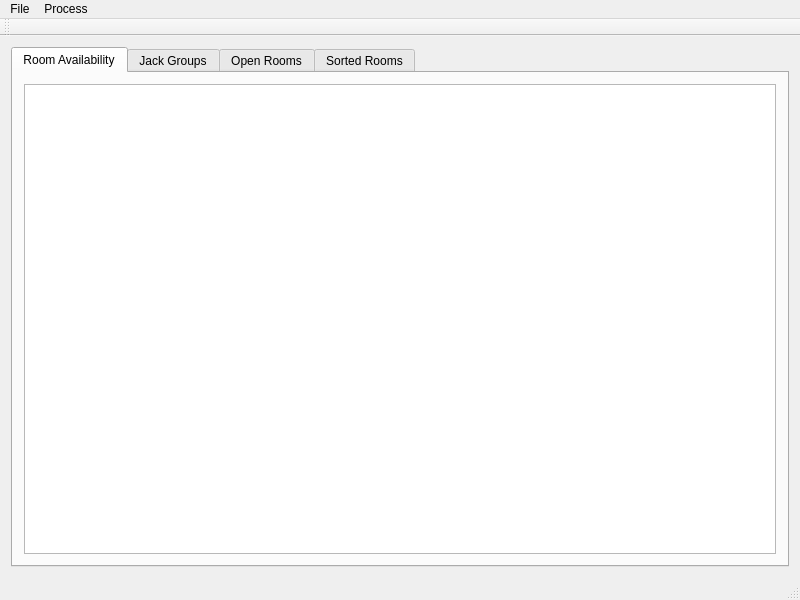
<?xml version="1.0" encoding="UTF-8"?>
<ui version="4.0">
 <class>MainWindow</class>
 <widget class="QMainWindow" name="MainWindow">
  <property name="geometry">
   <rect>
    <x>0</x>
    <y>0</y>
    <width>800</width>
    <height>600</height>
   </rect>
  </property>
  <property name="windowTitle">
   <string>Baker Room Draw</string>
  </property>
  <widget class="QWidget" name="centralWidget">
   <layout class="QVBoxLayout" name="verticalLayout">
    <item>
     <widget class="QTabWidget" name="tabWidget">
      <property name="currentIndex">
       <number>0</number>
      </property>
      <widget class="QWidget" name="roomAvailabilityTab">
       <attribute name="title">
        <string>Room Availability</string>
       </attribute>
       <layout class="QVBoxLayout" name="verticalLayout_2">
        <item>
         <widget class="QTableWidget" name="roomAvailabilityTable"/>
        </item>
       </layout>
      </widget>
      <widget class="QWidget" name="jackGroupTab">
       <attribute name="title">
        <string>Jack Groups</string>
       </attribute>
       <layout class="QVBoxLayout" name="verticalLayout_3">
        <item>
         <widget class="QTableWidget" name="jackGroupTable"/>
        </item>
       </layout>
      </widget>
      <widget class="QWidget" name="openRoomsTab">
       <attribute name="title">
        <string>Open Rooms</string>
       </attribute>
       <layout class="QVBoxLayout" name="verticalLayout_4">
        <item>
         <widget class="QTableWidget" name="openRoomsTable"/>
        </item>
       </layout>
      </widget>
      <widget class="QWidget" name="sortedRoomsTab">
       <attribute name="title">
        <string>Sorted Rooms</string>
       </attribute>
       <layout class="QVBoxLayout" name="verticalLayout_5">
        <item>
         <widget class="QTableWidget" name="sortedRoomsTable"/>
        </item>
       </layout>
      </widget>
     </widget>
    </item>
   </layout>
  </widget>
  <widget class="QMenuBar" name="menuBar">
   <property name="geometry">
    <rect>
     <x>0</x>
     <y>0</y>
     <width>800</width>
     <height>21</height>
    </rect>
   </property>
   <widget class="QMenu" name="menuFile">
    <property name="title">
     <string>File</string>
    </property>
    <addaction name="actionNew"/>
    <addaction name="actionOpen"/>
    <addaction name="actionSave"/>
   </widget>
   <widget class="QMenu" name="menuProcess">
    <property name="title">
     <string>Process</string>
    </property>
    <widget class="QMenu" name="menuAssignRooms">
     <property name="title">
      <string>Assign Rooms</string>
     </property>
     <addaction name="actionAssignFromStart"/>
     <addaction name="actionAssignFromCurrentRow"/>
    </widget>
    <addaction name="actionShuffle"/>
    <addaction name="menuAssignRooms"/>
   </widget>
   <addaction name="menuFile"/>
   <addaction name="menuProcess"/>
  </widget>
  <widget class="QToolBar" name="mainToolBar">
   <attribute name="toolBarArea">
    <enum>TopToolBarArea</enum>
   </attribute>
   <attribute name="toolBarBreak">
    <bool>false</bool>
   </attribute>
  </widget>
  <widget class="QStatusBar" name="statusBar"/>
  <action name="actionNew">
   <property name="text">
    <string>Create Template for CSV</string>
   </property>
   <property name="statusTip">
    <string>Create new file</string>
   </property>
   <property name="shortcut">
    <string>Ctrl+N</string>
   </property>
  </action>
  <action name="actionOpen">
   <property name="text">
    <string>Import</string>
   </property>
   <property name="statusTip">
    <string>Open populated spreadsheets (CSV) to process</string>
   </property>
   <property name="shortcut">
    <string>Ctrl+O</string>
   </property>
  </action>
  <action name="actionSave">
   <property name="text">
    <string>Save</string>
   </property>
   <property name="statusTip">
    <string>Save current files</string>
   </property>
   <property name="shortcut">
    <string>Ctrl+S</string>
   </property>
  </action>
  <action name="actionShuffle">
   <property name="text">
    <string>Shuffle</string>
   </property>
   <property name="statusTip">
    <string>Shuffle jack groups by points</string>
   </property>
  </action>
  <action name="actionAssignFromStart">
   <property name="text">
    <string>From Start</string>
   </property>
   <property name="statusTip">
    <string>Assign rooms from beginning of list</string>
   </property>
  </action>
  <action name="actionAssignFromCurrentRow">
   <property name="text">
    <string>From Current row</string>
   </property>
   <property name="statusTip">
    <string>Assign rooms from row currently selected in the Jack Groups tab</string>
   </property>
  </action>
 </widget>
 <layoutdefault spacing="6" margin="11"/>
 <resources/>
 <connections/>
</ui>
